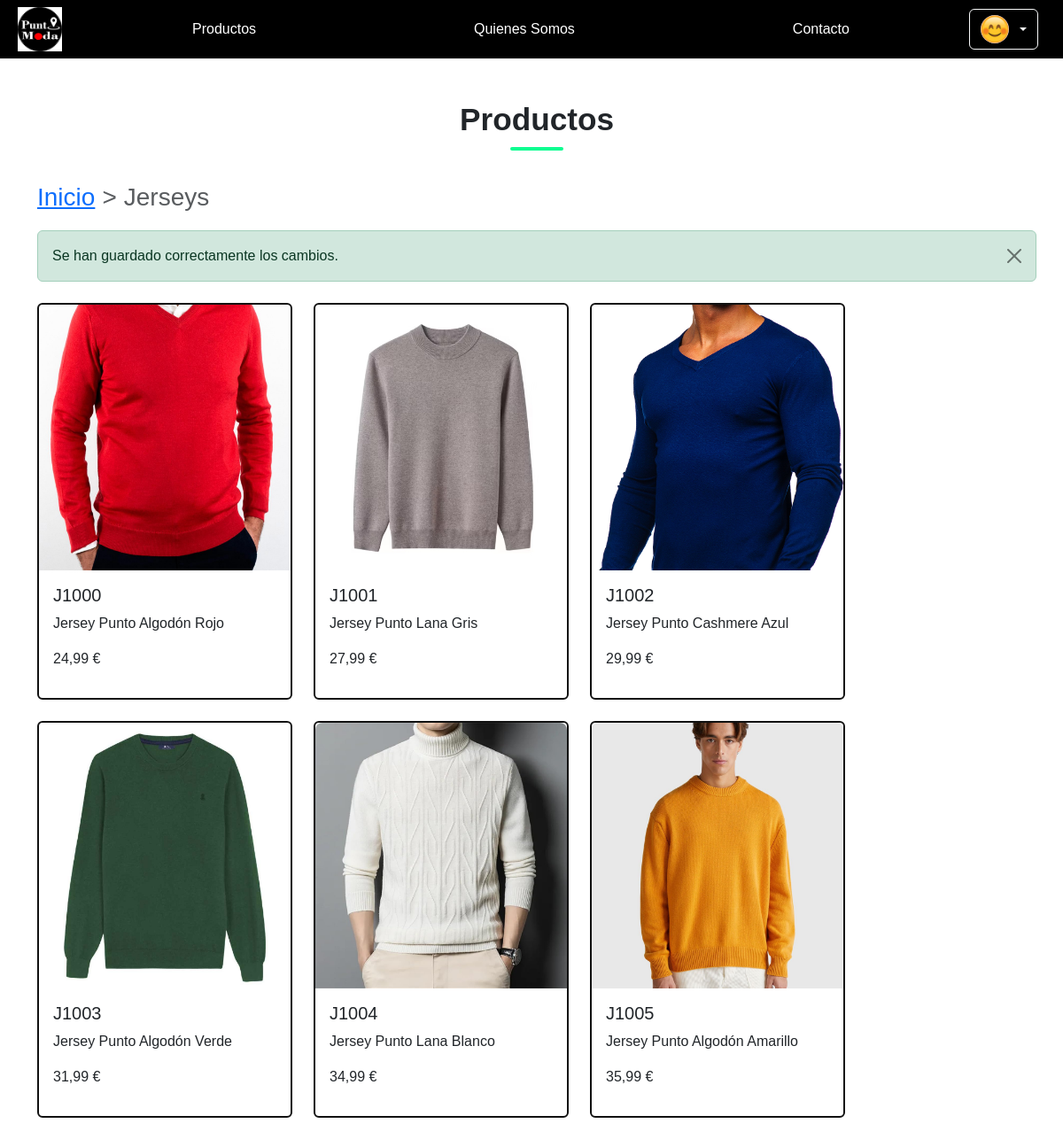
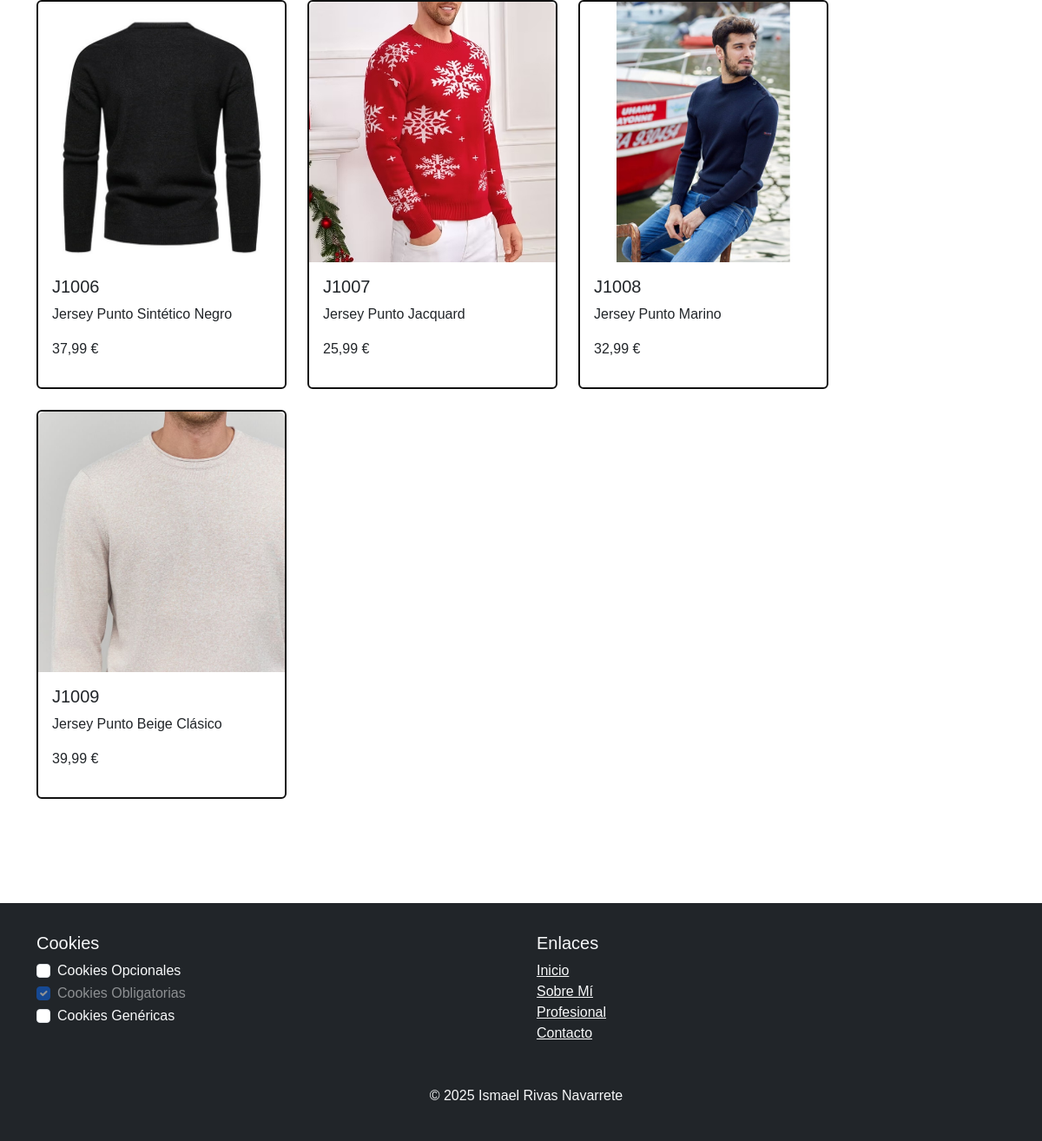
/jerseys.php (signed in), run on the app's committed database (2 pictures, top to bottom).
### tables this page shows
CREATE TABLE IF NOT EXISTS Productos (
    cod_producto CHAR(5) PRIMARY KEY,
    nombre VARCHAR(40) NOT NULL,
    modelo MEDIUMINT NOT NULL,
    descripcion TEXT,
    imagen VARCHAR(255),
    precio DECIMAL(5,2),
    CIF VARCHAR(9) NOT NULL, 
    FOREIGN KEY (CIF) REFERENCES Proveedores(CIF) ON UPDATE CASCADE ON DELETE RESTRICT
);

### www/jerseys.php (the view, shortened to what this page needs)
<?php
$conexionBaseDatos = Conexion::conexionBD();
$busqueda = 'J%';
$consultaProducto = $conexionBaseDatos->prepare("SELECT cod_producto, nombre, modelo, descripcion, imagen, REPLACE(FORMAT(precio, 2), '.', ',') AS precio, CIF FROM Productos WHERE cod_producto like ?");
$consultaProducto->bind_param("s", $busqueda);
$consultaProducto->execute();
$resultado = $consultaProducto->get_result();
?>
<!DOCTYPE html>
<html lang="es">
<head>
    <link rel="stylesheet" href="https://cdn.jsdelivr.net/npm/bootstrap@5.3.3/dist/css/bootstrap.min.css">
    <link rel="stylesheet" href="css/styles.css">
    <link rel="stylesheet" href="css/estiloJerseysChaquetas.css">
</head>
<body>
    <?php include 'php/navbar.php'; ?>
    <main class="container my-5">
        <h2 class="section-title">Productos</h2>
        <nav style="--bs-breadcrumb-divider: '>';" aria-label="breadcrumb">
            <ol class="breadcrumb">
                <li class="breadcrumb-item"><a href="index.php">Inicio</a></li>
                <li class="breadcrumb-item active" aria-current="page">Jerseys</li>
            </ol>
        </nav>
        <?php if (isset($_SESSION['mensaje'])) { ?>
            <div class="alert alert-success alert-dismissible fade show mt-3" role="alert">
                <?php echo $_SESSION['mensaje']; unset($_SESSION['mensaje']); ?>
                <button type="button" class="btn-close" data-bs-dismiss="alert" aria-label="Close"></button>
            </div>
        <?php } ?>
        <div class="d-flex flex-wrap gap-4 justify-content-start my-4">
            <?php while ($producto = $resultado->fetch_assoc()) {
            ?>
                <div class="card" style="width: 18rem;">
                    <img src="<?php echo htmlspecialchars($producto['imagen']) ?>" class="card-img-top" alt="Imagen del producto">
                    <div class="card-body">
                        <h5 class="card-title"><?php echo htmlspecialchars($producto['cod_producto']); ?></h5>
                        <p class="card-text"><?php echo htmlspecialchars($producto['nombre']); ?></p>
                        <p class="card-text"><?php echo htmlspecialchars($producto['precio']). " €"; ?></p>
                    </div>
                </div>
            <?php } ?>
        </div>
    </main>
    <?php include 'php/footer.php'; ?>
</body>
</html>

### www/css/styles.css (style rules this page uses)
html, body { height: 100%; margin: 0; padding: 0; }
body { display: flex; flex-direction: column; font-family: Arial, sans-serif; }
main { flex: 1; }
.container { margin-top: 10px; padding-right: 0 !important; }
.breadcrumb { font-size: 1.75rem; }
.card { border: 2px solid #111 }
.card-img-top { width: 100%; height: 300px; object-fit: cover; border-radius: 8px 8px 0 0; }

### www/css/estiloJerseysChaquetas.css (style rules this page uses)
.section-title, .providers-title { font-size: 2.2rem; font-weight: 700; color: #212529; text-align: center; margin-bottom: 2rem; position: relative; }
.section-title::after, .providers-title::after { content: ""; display: block; width: 60px; height: 4px; background-color: #0dfd91; margin: 10px auto 0; border-radius: 2px; }
.card { border: 2px solid #111; transition: box-shadow 0.3s ease, border 0.3s ease; }

### data on the page
productos: imagen (picture), cod_producto "J1000", nombre "Jersey Punto Algodón Rojo", precio "24,99"
productos: imagen (picture), cod_producto "J1001", nombre "Jersey Punto Lana Gris", precio "27,99"
productos: imagen (picture), cod_producto "J1002", nombre "Jersey Punto Cashmere Azul", precio "29,99"
productos: imagen (picture), cod_producto "J1003", nombre "Jersey Punto Algodón Verde", precio "31,99"
productos: imagen (picture), cod_producto "J1004", nombre "Jersey Punto Lana Blanco", precio "34,99"
productos: imagen (picture), cod_producto "J1005", nombre "Jersey Punto Algodón Amarillo", precio "35,99"
productos: imagen (picture), cod_producto "J1006", nombre "Jersey Punto Sintético Negro", precio "37,99"
productos: imagen (picture), cod_producto "J1007", nombre "Jersey Punto Jacquard", precio "25,99"
productos: imagen (picture), cod_producto "J1008", nombre "Jersey Punto Marino", precio "32,99"
productos: imagen (picture), cod_producto "J1009", nombre "Jersey Punto Beige Clásico", precio "39,99"

### other printed values
$_SESSION['mensaje'] "Se han guardado correctamente los cambios."
